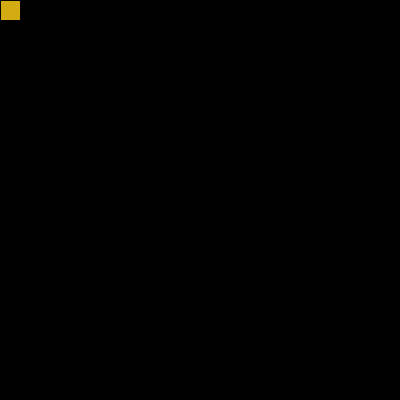
Frame 1 (no input)
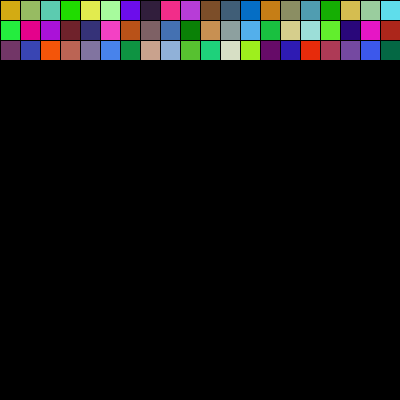
Frame 60 (the mouse pressed at the canvas centre just before this capture)
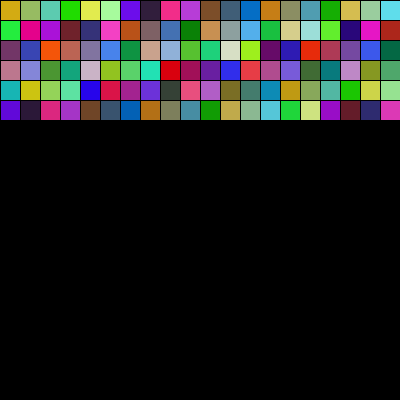
Frame 120 (the mouse held since frame 60 and released just before this capture)

The Processing sketch that drew these frames (run headless with seeded random() and noise(); from frame 60 on, the mouse is pressed at the canvas centre):

// Processing sketch: processing_168013
// ── processing_168013.pde

int x=0;
int y=0;
int a=#109BC4;
int b=#C4104F;
void setup() 
{
  size(400,400);
   background(0);
}
void draw()
{
  frameRate(10);
   fill(a+b);
   a=a+b;
  rect(x,y,width/20,width/20);
  x=x+20;
  y=y;
  if(x>=width) {
    x=0;
    y=y+width/20;
}
else if(y>=height) {
  background(0);
  x=0;
  y=0;
}
}
